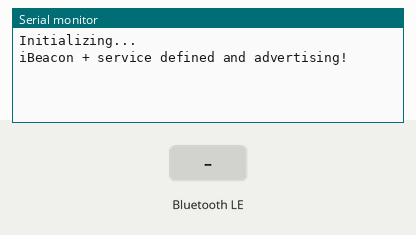
This sketch was run on a simulated ESP32. On the bench: the last lines printed to the serial monitor. Inputs (shaded band) come from the test bench. Nothing arrives over Bluetooth unless stated; a phone connects over Bluetooth LE 3 s after start.

Above: at 1.2 s.
1.3 s: Bluetooth LE write "1" received
At 2.5 s:
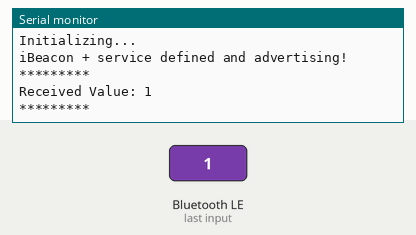
2.8 s: Bluetooth LE write "0" received
At 2.96 s:
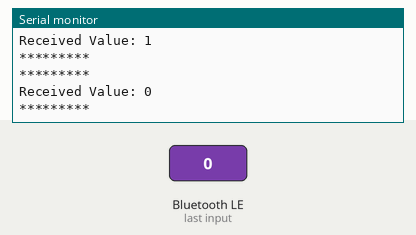
5.5 s: Bluetooth LE write "2" received
At 5.9 s:
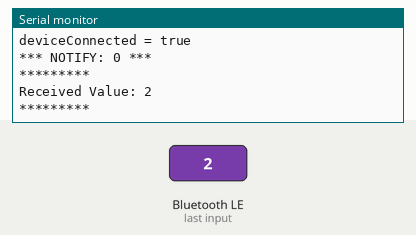
Timing chart, 0 to 8.5 s (numbered marks = the images above; inputs shaded):
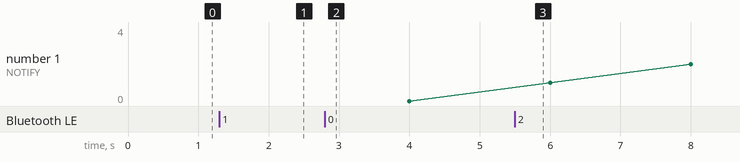

Measured:
- after the input at 1.3 s, the serial monitor: prints a new line at once (image 1)
- after the input at 2.8 s, the serial monitor: prints a new line at once (image 2)
- after the input at 5.5 s, the serial monitor: prints a new line at once (image 3)

The sketch:

HilgardBeacon.ino
```cpp
  /*
   Based on 31337Ghost's reference code from https://github.com/nkolban/esp32-snippets/issues/385#issuecomment-362535434
   which is based on pcbreflux's Arduino ESP32 port of Neil Kolban's example for IDF: https://github.com/nkolban/esp32-snippets/blob/master/cpp_utils/tests/BLE%20Tests/SampleScan.cpp
*/

/*
   Create a BLE server that will send periodic iBeacon frames.
   The design of creating the BLE server is:
   1. Create a BLE Server
   2. Create advertising data
   3. Start advertising.
   4. wait
   5. Stop advertising.
*/
#include <BLEDevice.h>
#include <BLEServer.h>
#include <BLEUtils.h>
#include <BLE2902.h>
#include <BLEBeacon.h>

#define DEVICE_NAME "Hilgard"
#define SERVICE_UUID "F4CB23F6-9F84-42CC-A0C7-BC265A63D622"
#define BEACON_UUID "D1FC973B-E5EB-4895-A136-C973165D1E2C"
#define BEACON_UUID_REV "2C1E5D16-73C9-36A1-9548-EBE53B97FCD1"
#define CHARACTERISTIC_UUID "82258BAA-DF72-47E8-99BC-B73D7ECD08A5"

BLEServer *pServer;
BLECharacteristic *pCharacteristic;
bool deviceConnected = false;
uint8_t value = 0;

class MyServerCallbacks : public BLEServerCallbacks
{
    void onConnect(BLEServer *pServer)
    {
        deviceConnected = true;
        Serial.println("deviceConnected = true");
    };

    void onDisconnect(BLEServer *pServer)
    {
        deviceConnected = false;
        Serial.println("deviceConnected = false");

        // Restart advertising to be visible and connectable again
        BLEAdvertising *pAdvertising;
        pAdvertising = pServer->getAdvertising();
        pAdvertising->start();
        Serial.println("iBeacon advertising restarted");
    }
};

class MyCallbacks : public BLECharacteristicCallbacks
{
    void onWrite(BLECharacteristic *pCharacteristic)
    {
        String rxValue = pCharacteristic->getValue();

        if (rxValue.length() > 0)
        {
            Serial.println("*********");
            Serial.print("Received Value: ");
            for (int i = 0; i < rxValue.length(); i++)
            {
                Serial.print(rxValue[i]);
            }
            Serial.println();
            Serial.println("*********");
        }
    }
};

void init_service()
{
    BLEAdvertising *pAdvertising;
    pAdvertising = pServer->getAdvertising();
    pAdvertising->stop();

    // Create the BLE Service
    BLEService *pService = pServer->createService(BLEUUID(SERVICE_UUID));

    // Create a BLE Characteristic
    pCharacteristic = pService->createCharacteristic(
        CHARACTERISTIC_UUID, BLECharacteristic::PROPERTY_READ | BLECharacteristic::PROPERTY_WRITE | BLECharacteristic::PROPERTY_NOTIFY);
    pCharacteristic->setCallbacks(new MyCallbacks());
    pCharacteristic->addDescriptor(new BLE2902());

    pAdvertising->addServiceUUID(BLEUUID(SERVICE_UUID));

    // Start the service
    pService->start();

    pAdvertising->start();
}

void init_beacon()
{
    BLEAdvertising *pAdvertising;
    pAdvertising = pServer->getAdvertising();
    pAdvertising->stop();
    // iBeacon
    BLEBeacon myBeacon;
    myBeacon.setManufacturerId(0x4c00);
    myBeacon.setMajor(5);
    myBeacon.setMinor(88);
    myBeacon.setSignalPower(0xc5);
    myBeacon.setProximityUUID(BLEUUID(BEACON_UUID_REV));

    BLEAdvertisementData advertisementData;
    advertisementData.setFlags(0x1A);
    advertisementData.setManufacturerData(myBeacon.getData());
    pAdvertising->setAdvertisementData(advertisementData);

    pAdvertising->start();
}

void setup()
{
    Serial.begin(115200);
    Serial.println();
    Serial.println("Initializing...");
    Serial.flush();

    BLEDevice::init(DEVICE_NAME);
    pServer = BLEDevice::createServer();
    pServer->setCallbacks(new MyServerCallbacks());

    init_service();
    init_beacon();

    Serial.println("iBeacon + service defined and advertising!");
}

void loop()
{
    if (deviceConnected)
    {
        Serial.printf("*** NOTIFY: %d ***\n", value);
        pCharacteristic->setValue(&value, 1);
        pCharacteristic->notify();
        value++;
    }
    delay(2000);
}
```
